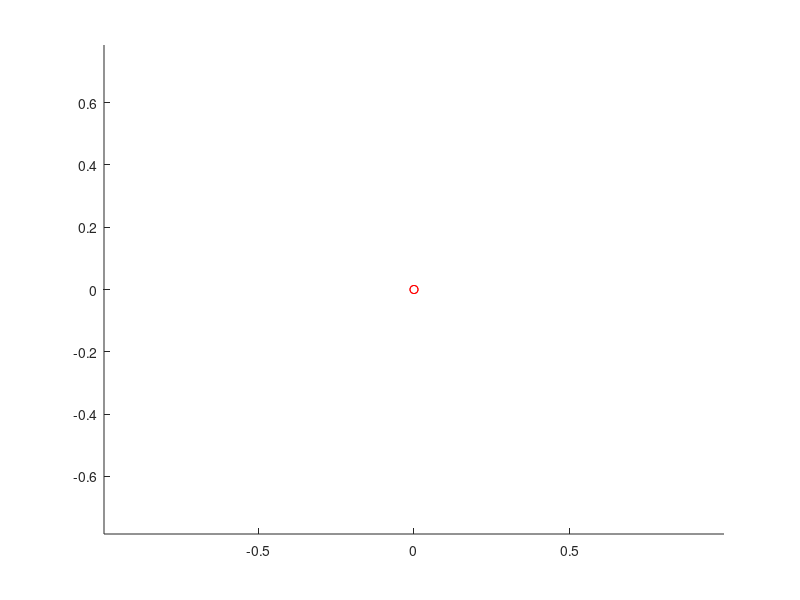

Recreate this plot in MATLAB. (Note: this script raises an error after producing the figure.)
figure; hold on; axis equal; n = 100000;
scatter3(0,0,0,'r');
aa = [0,0,pi/2];
scatter3(aa(1),aa(2),aa(3),'r');
z1 = Bisector(aa,n);
scatter3(z1(:,1),z1(:,2),z1(:,3),1,'r');

aa = (2*pi/3)*[1,1,1]/sqrt(3);
scatter3(aa(1),aa(2),aa(3),'r');
z2 = Bisector(aa,n);
scatter3(z2(:,1),z2(:,2),z2(:,3),1,'g');

aa = (2*pi/3)*[-1,1,1]/sqrt(3);
scatter3(aa(1),aa(2),aa(3),'r');
z2 = Bisector(aa,n);
scatter3(z2(:,1),z2(:,2),z2(:,3),1,'g');

aa = (2*pi/3)*[1,-1,1]/sqrt(3);
scatter3(aa(1),aa(2),aa(3),'r');
z2 = Bisector(aa,n);
scatter3(z2(:,1),z2(:,2),z2(:,3),1,'g');

aa = (2*pi/3)*[-1,-1,1]/sqrt(3);
scatter3(aa(1),aa(2),aa(3),'r');
z2 = Bisector(aa,n);
scatter3(z2(:,1),z2(:,2),z2(:,3),1,'g');
